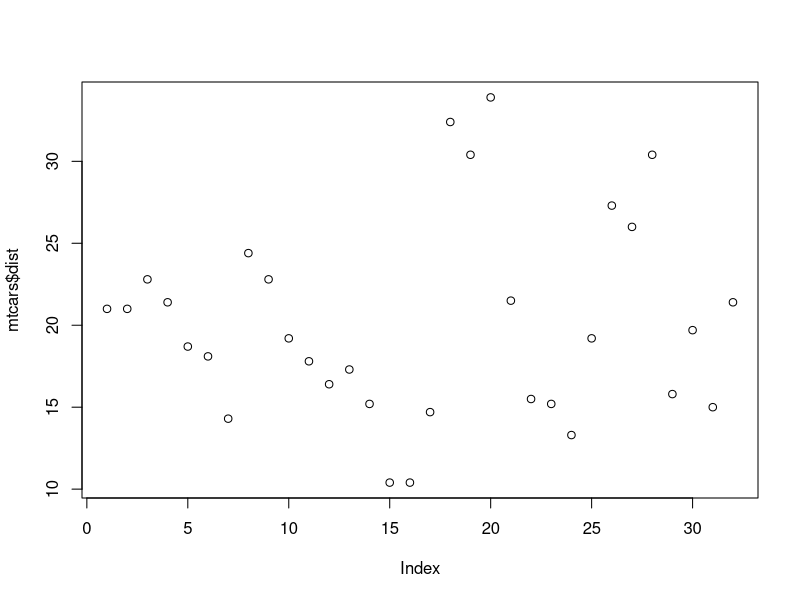

Recreate this plot in R.
## ---- chunk 1
#| echo: true
#| cr-id: small-code

plot(mtcars$mpg, mtcars$dist)
## ---- chunk 2
#| echo: true
#| cr-id: big-code

a <- rnorm(100)
b <- 1 + rexp(100)
c <- a + b

a <- rnorm(100)
b <- 1 + rexp(100)
c <- a + b

a <- rnorm(100)
b <- 1 + rexp(100)
c <- a + b

mtcars
